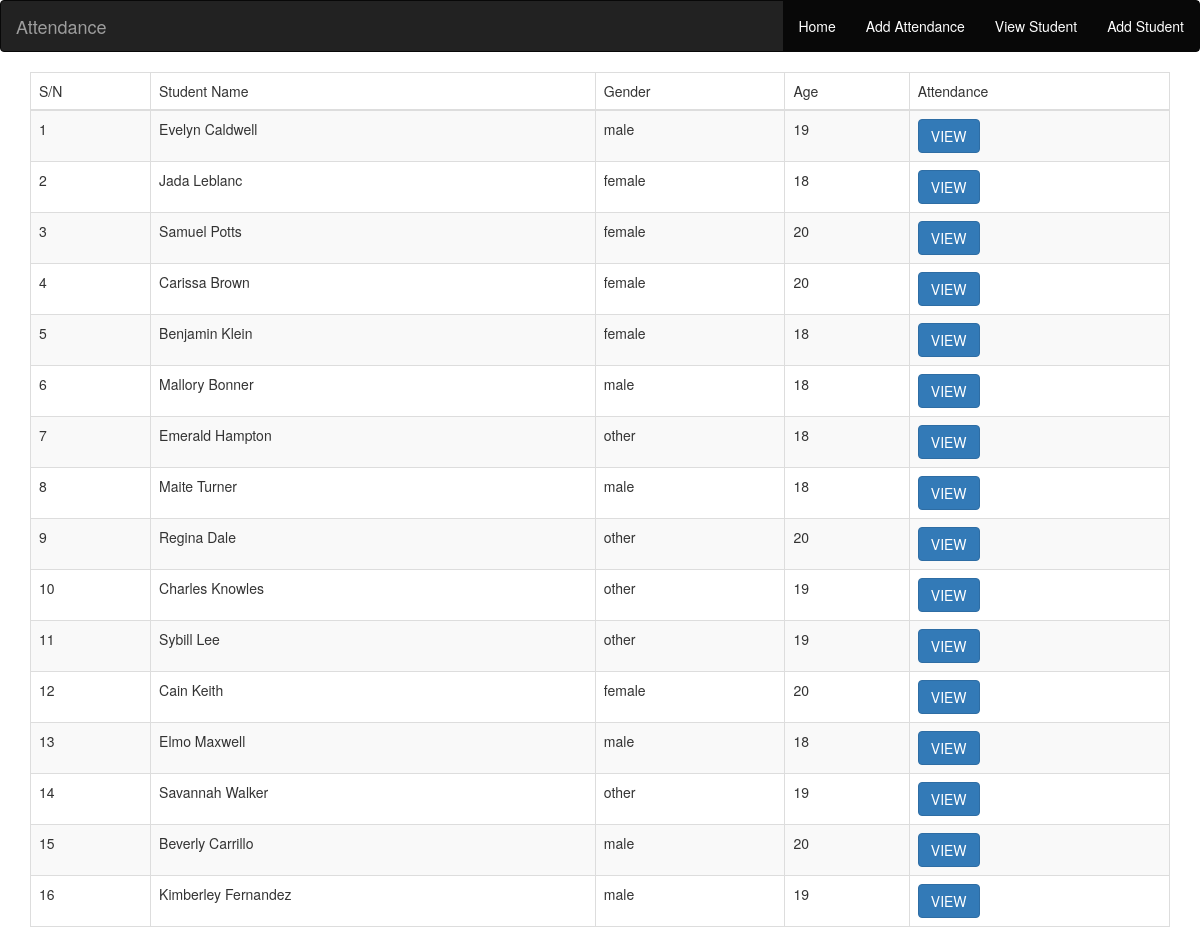
The page /student_view.php on the database its author committed.
### tables this page shows
CREATE TABLE `students` (
  `id` int(11) NOT NULL,
  `name` varchar(30) NOT NULL,
  `gender` enum('male','female','other') NOT NULL DEFAULT 'other',
  `age` int(4) NOT NULL
);

### student_view.php (the view, shortened to what this page needs)
<?php
require "config/database.php";
include "src/inc/header.php";
?>
<div class="container">
    <table class="table table-bordered table-striped table-hover">
        <thead>
            <tr>
                <td>S/N</td>
                <td>Student Name</td>
                <td>Gender</td>
                <td>Age</td>
                <td>Attendance</td>
            </tr>
        </thead>
        <tbody>
            <?php
            $liststudent = "SELECT * FROM students";
            $result = $connectdb->query($liststudent);
            if(mysqli_num_rows($result) > 0){
                while($student = $result->fetch_assoc()){
                    ?>
             <tr>
            <td><?php echo $student["id"]; ?> <input type="hidden" name="student_id[]" value="<?php echo $student["id"]; ?>"></td>
            <td><?php echo $student["name"]; ?></td>
            <td><?php echo $student["gender"]; ?></td>
            <td><?php echo $student["age"]; ?></td>
            <td><a href="student_attendance.php?id=<?php echo $student["id"]; ?>" class="btn btn-primary">VIEW</a></td>
             </tr>
             <?php
            }
             }
            ?>
        </tbody>
    </table>
</div>
<?php
include "src/inc/footer.php";
?>

### src/inc/header.php (shortened to what this page needs)
<!DOCTYPE html>
<html lang="en">
<head>
    <link href="https://maxcdn.bootstrapcdn.com/bootstrap/3.3.6/css/bootstrap.min.css" rel="stylesheet" />
</head>
<body>
<nav class="navbar navbar-inverse">
  <div class="container-fluid">
    <div class="navbar-header">
      <a class="navbar-brand" href="index.php">Attendance</a>
    </div>
    <ul class="nav navbar-nav navbar-right">
      <li class="active"><a href="index.php">Home</a></li>
      <li class="active"><a href="attendance_add.php">Add Attendance</a></li>
      <li class="active"><a href="student_view.php">View Student</a></li>
      <li class="active"><a href="student_add.php">Add Student</a></li>
    </ul>
  </div>
</nav>

### src/inc/footer.php
</body>
</html>

### rows shown on the page
students: id "1", name "Evelyn Caldwell", gender "male", age "19"
students: id "2", name "Jada Leblanc", gender "female", age "18"
students: id "3", name "Samuel Potts", gender "female", age "20"
students: id "4", name "Carissa Brown", gender "female", age "20"
students: id "5", name "Benjamin Klein", gender "female", age "18"
students: id "6", name "Mallory Bonner", gender "male", age "18"
students: id "7", name "Emerald Hampton", gender "other", age "18"
students: id "8", name "Maite Turner", gender "male", age "18"
students: id "9", name "Regina Dale", gender "other", age "20"
students: id "10", name "Charles Knowles", gender "other", age "19"
students: id "11", name "Sybill Lee", gender "other", age "19"
students: id "12", name "Cain Keith", gender "female", age "20"
students: id "13", name "Elmo Maxwell", gender "male", age "18"
students: id "14", name "Savannah Walker", gender "other", age "19"
students: id "15", name "Beverly Carrillo", gender "male", age "20"
students: id "16", name "Kimberley Fernandez", gender "male", age "19"
